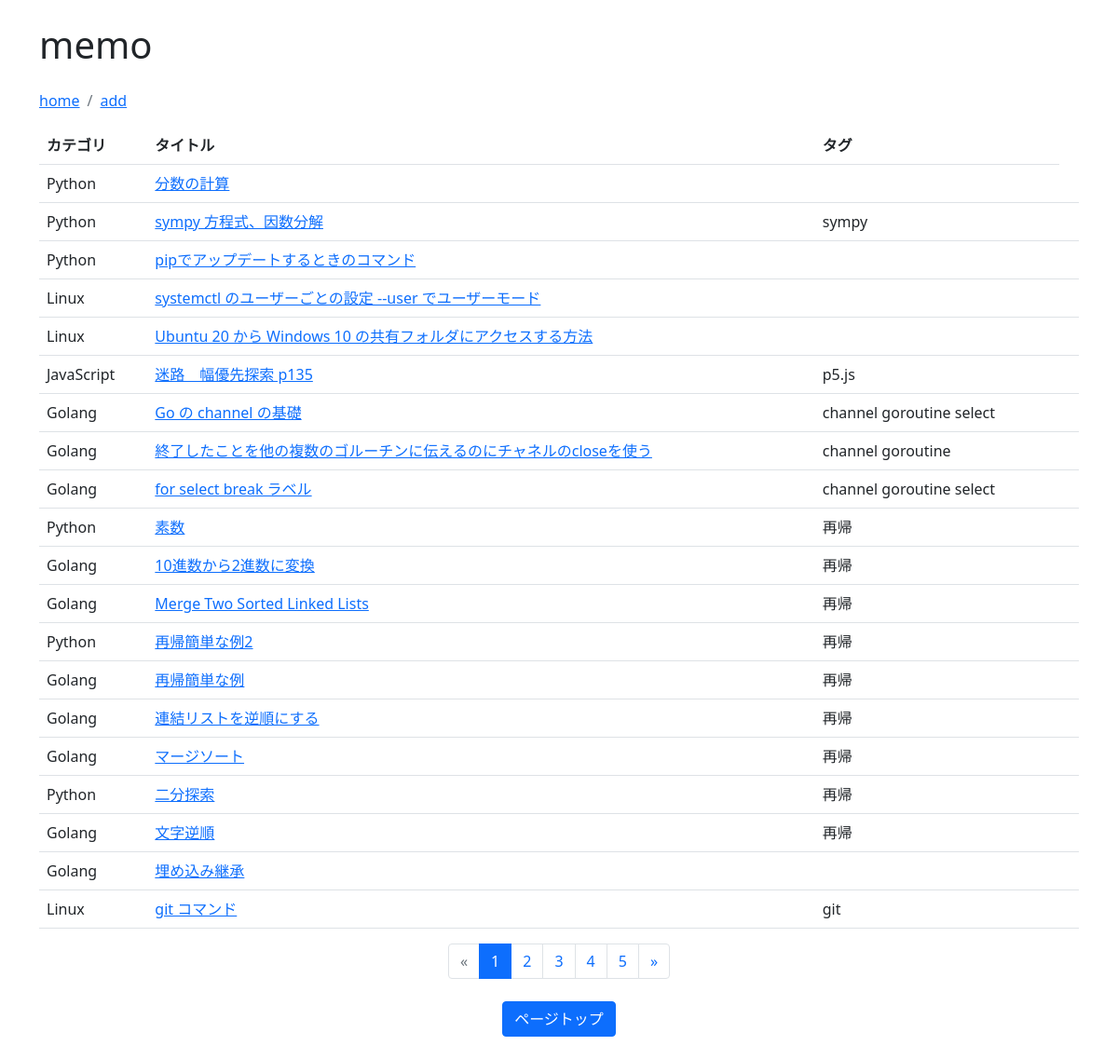
Screenshot of /memo/ with the database file from the repository.
### memo/models.py (models this page shows, shortened)
class Note(models.Model):
    cat = models.ForeignKey(
        Category,
        on_delete=models.PROTECT,
        verbose_name="カテゴリ"
    )
    tags = models.ManyToManyField(Tag, blank=True, verbose_name="タグ")
    title = models.CharField(max_length=255, verbose_name="タイトル")
    content = models.TextField(verbose_name="内容", blank=True, null=True)

class Category(models.Model):
    name = models.CharField(max_length=255)

class Tag(models.Model):
    name = models.CharField(max_length=255)

### memo/views.py (the view)
# urls.py: path('memo/', views.memo, name='memo'),
def memo(request):
    page = request.GET.get('page', 1)
    paginator = Paginator(Note.objects.all().order_by('-id'), 20)
    try:
        dataset = paginator.page(page)
    except PageNotAnInteger:
        dataset = paginator.page(1)
    except EmptyPage:
        dataset = paginator.page(paginator.num_pages)
    context = {
        "title": "memo トップページ"
    }
    context["dataset"] = dataset
    return render(request, "memo/index.html", context)

### templates/memo/index.html
{% extends 'base.html' %}
{% block content %}
<h1 class="my-4">memo</h1>
<nav aria-label="breadcrumb">
    <ol class="breadcrumb">
        <li class="breadcrumb-item"><a href="/">home</a></li>
        <li class="breadcrumb-item"><a href="/admin/memo/note/add/" target="_blank">add</a></li>
    </ol>
</nav>
<table class="table">
    <tr>
        <th>カテゴリ</th>
        <th>タイトル</th>
        <th>タグ</th>
    </tr>
    {% for data in dataset %}
    <tr>
        <td>{{ data.cat.name }}</td>
        <td><a href="{% url 'memo_detail' data.id %}">{{ data.title }}</a></td>
        <td>
            {% for t in data.tags.all %}
            {{ t.name }}
            {% endfor %}
        </td>
        <td></td>
    </tr>
    {% endfor %}
</table>
{% if dataset.has_other_pages %}
<ul class="pagination justify-content-center">
    {% if dataset.has_previous %}
    <li class="page-item">
        <a class="page-link" href="?page={{ dataset.previous_page_number }}">&laquo;</a>
    </li>
    {% else %}
    <li class="page-item disabled"><a class="page-link">&laquo;</a></li>
    {% endif %}
    {% for i in dataset.paginator.page_range %}
    {% if dataset.number == i %}
    <li class="page-item active"><a class="page-link">{{ i }}</a></li>
    {% else %}
    <li class="page-item"><a class="page-link" href="?page={{ i }}">{{ i }}</a></li>
    {% endif %}
    {% endfor %}
    {% if dataset.has_next %}
    <li class="page-item">
        <a class="page-link" href="?page={{ dataset.next_page_number }}">&raquo;</a>
    </li>
    {% else %}
    <li class="page-item disabled"><a class="page-link">&raquo;</a></li>
    {% endif %}
</ul>
{% endif %}
<div class="text-center my-4">
    <button class="btn btn-primary" onclick="window.scrollTo(0, 0);">ページトップ</button>
</div>
{% endblock %}

### templates/base.html (shortened to what this page needs)
{% load static %}
<!DOCTYPE html>
<html lang="ja">
<head>
    <link href="https://cdn.jsdelivr.net/npm/bootstrap@5.0.0-beta1/dist/css/bootstrap.min.css" rel="stylesheet">
    <link rel="stylesheet" href="{% static 'css/style.css' %}">
</head>
<body>
    <div class="container">
        {% block content %}
        {% endblock %}
    </div>
</body>
</html>

### rows the page displays
Note: cat.name "Python", title "分数の計算"
Note: cat.name "Python", title "sympy 方程式、因数分解"
Tag: name "sympy"
Note: cat.name "Python", title "pipでアップデートするときのコマンド"
Note: cat.name "Linux", title "systemctl のユーザーごとの設定 --user でユーザーモード"
Note: cat.name "Linux", title "Ubuntu 20 から Windows 10 の共有フォルダにアクセスする方法"
Note: cat.name "JavaScript", title "迷路 幅優先探索 p135"
Tag: name "p5.js"
Note: cat.name "Golang", title "Go の channel の基礎"
Tag: name "channel"
Tag: name "goroutine"
Tag: name "select"
Note: cat.name "Golang", title "終了したことを他の複数のゴルーチンに伝えるのにチャネルのcloseを使う"
Note: cat.name "Golang", title "for select break ラベル"
Note: cat.name "Python", title "素数"
Tag: name "再帰"
Note: cat.name "Golang", title "10進数から2進数に変換"
Note: cat.name "Golang", title "Merge Two Sorted Linked Lists"
Note: cat.name "Python", title "再帰簡単な例2"
Note: cat.name "Golang", title "再帰簡単な例"
Note: cat.name "Golang", title "連結リストを逆順にする"
Note: cat.name "Golang", title "マージソート"
Note: cat.name "Python", title "二分探索"
Note: cat.name "Golang", title "文字逆順"
Note: cat.name "Golang", title "埋め込み継承"
Note: cat.name "Linux", title "git コマンド"
Tag: name "git"

### other values shown
{{ i }} "1"
{{ i }} "2" "3" "4" "5"
